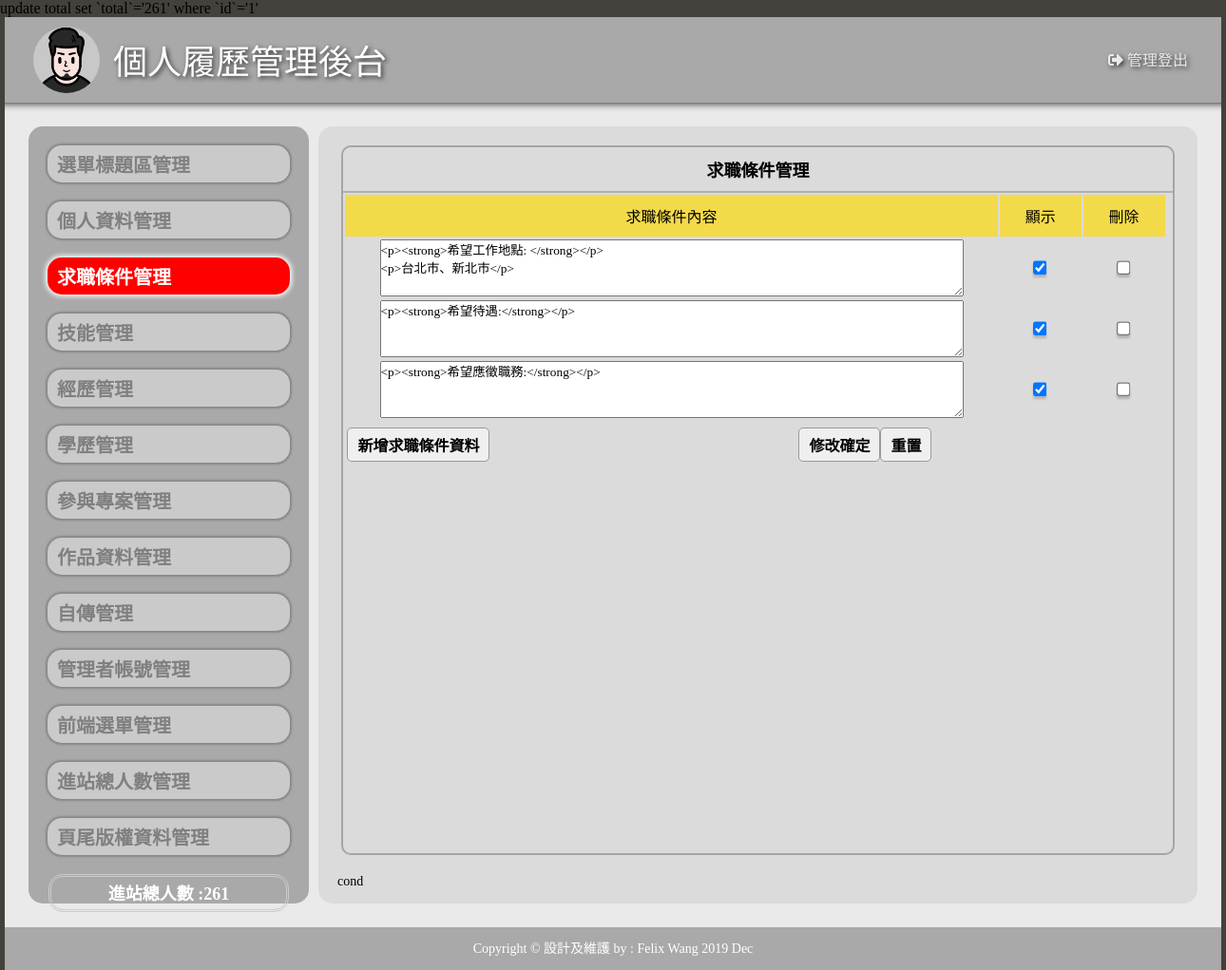
/admin.php?do=cond, run on an earlier commit of the app's database.
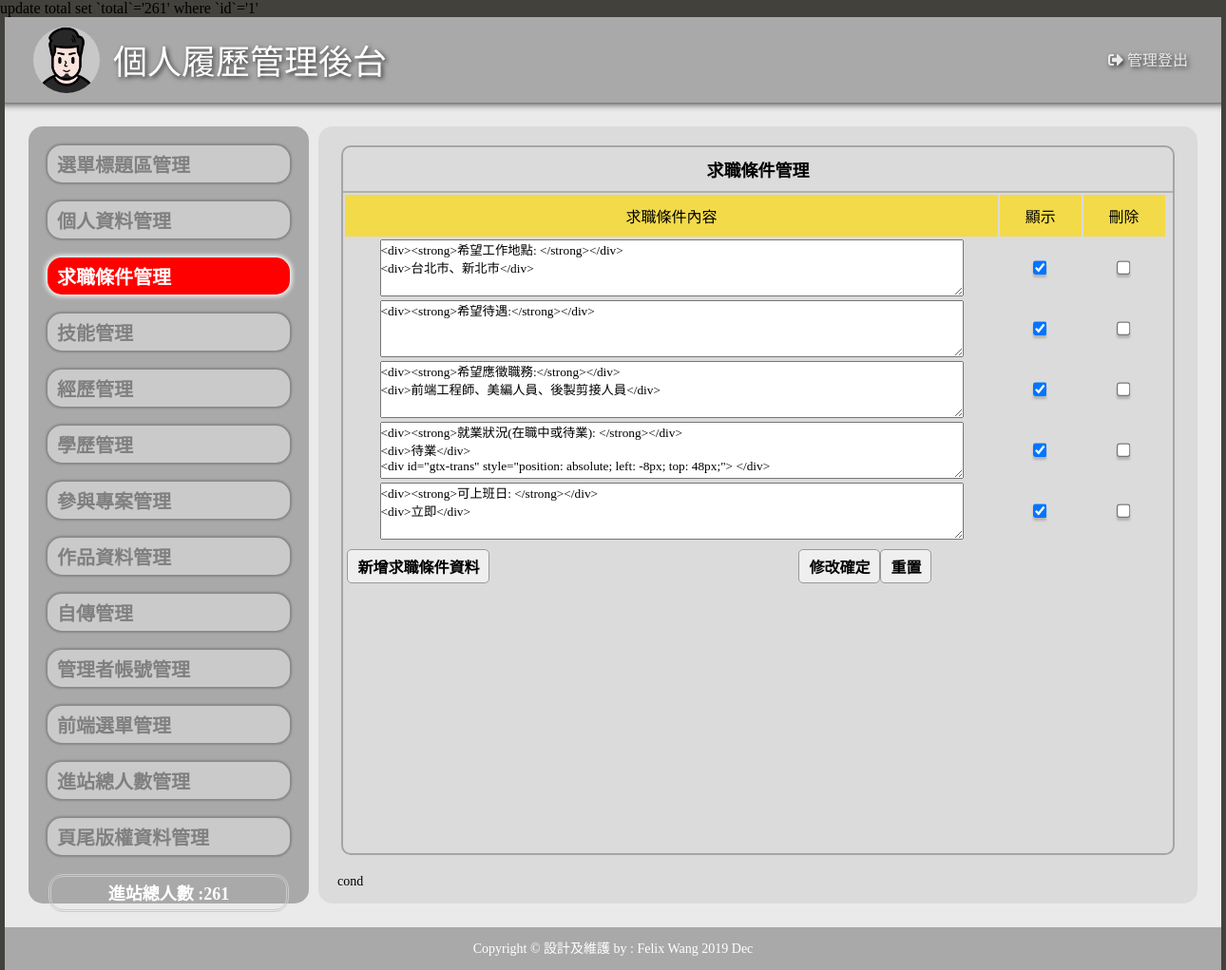
And on a later commit of the database.
### tables this page shows
CREATE TABLE `cond` (
  `id` int(5) UNSIGNED NOT NULL,
  `file` text NOT NULL,
  `text` text NOT NULL,
  `sh` int(1) NOT NULL DEFAULT 1
);

### base.php (called while the page is built, shortened)
<?php
$dsn="mysql:host=localhost;charset=utf8;dbname=resume";
$pdo=new PDO($dsn,"root","");
function all($table,...$arg){
  global $pdo;
  $sql="select * from $table";
  return $pdo->query($sql)->fetchAll();
}
?>

### admin/cond.php (the view, shortened to what this page needs)
<?php
include_once "./base.php";
 $useTable="cond";
?>
<head>
</head>
<div class="frame">
  <p class="t cent botli">求職條件管理</p>
  <form method="post" action="./api/edit.php">
    <table width="100%">
      <tbody>
        <tr class="yel">
          <td width="80%">求職條件內容</td>
          <td width="10%">顯示</td>
          <td width="10%">刪除</td>
        </tr>
        <?php
        $rows=all($useTable);
        foreach($rows as $r){
        ?>
        <tr class="cent">
          <td>
            <textarea name="text[]" style="width:90%;height:60px"><?=$r['text'];?></textarea>
          </td>
          <td>
            <input type="checkbox" name="sh[]" value="<?=$r['id'];?>" <?=($r['sh']==1)?"checked":"";?>>
          </td>
          <td>
            <input type="checkbox" name="del[]" value="<?=$r['id'];?>">
          </td>
          <td>
          </td>
        </tr>
        <?php
        }
        ?>
      </tbody>
    </table>
    <table style="margin-top:0px; width:73%; margin-left:0px">
      <tbody>
      <tr class="just3">
          <td >
            <input type="button"
                   onclick="op('#cover','#cvr','./view/<?=$useTable;?>.php?table=<?=$useTable;?>')"
                   value="新增求職條件資料">
          </td>
          <td class="cent"><input type="submit" value="修改確定"><input type="reset" value="重置"></td>
        </tr>
      </tbody>
    </table>
  </form>
</div>

What changed in the data, as far as the page shows it:
changed cond: text "<p><strong>希望工作地點: </strong></p> <p>台北市、新北市</p>" → "<div><strong>希望工作地點: </strong></div> <div>台北市、新北市</div>"
changed cond: text "<p><strong>希望待遇:</strong></p>" → "<div><strong>希望待遇:</strong></div>"
changed cond: text "<p><strong>希望應徵職務:</strong></p>" → "<div><strong>希望應徵職務:</strong></div> <div>前端工程師、美編人員、後製剪接人員</div>"
added cond: text "<div><strong>就業狀況(在職中或待業): </strong></div> <div>待業</div> <div id=\"gtx-trans\" style=\"position: absolute; left: -8px; top: 48px;\"> </div>", sh "☑"
added cond: text "<div><strong>可上班日: </strong></div> <div>立即</div>", sh "☑"
